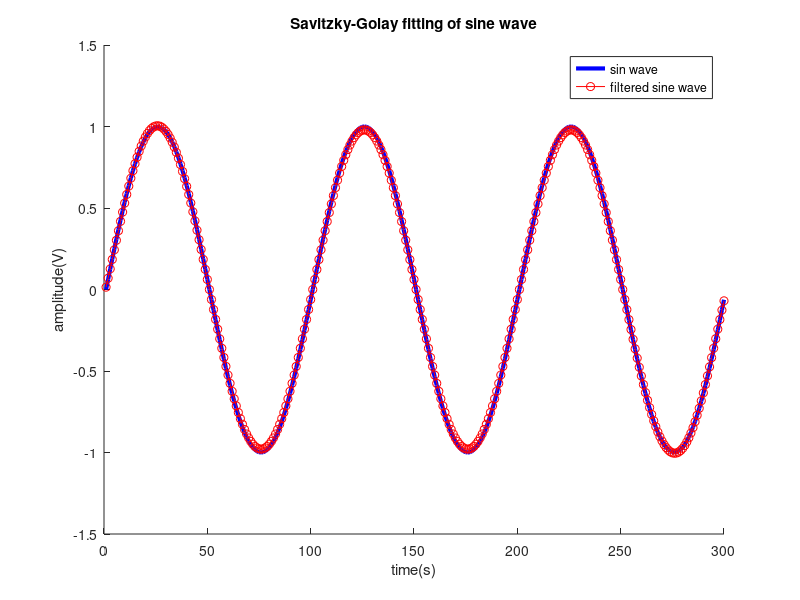

Write the MATLAB code that produced this figure.
clear;
clc;
close;
f=3; %frequency [Hz]
t=(0:1/(f*100):1);
a=1;    %amplitude [V]
phi=0;  %phase
y=a*sin(2*pi*f*t+phi);
% plot(t,y)
% xlabel('time(s)')
% ylabel('amplitude(V)')
c=sgolayfilt(y,5,99);

figure;
hold on;
plot(y(1,1:300),'-b','LineWidth',3);
plot(c(1,1:300),'-or');
title('Savitzky-Golay fitting of sine wave')
xlabel('time(s)')
ylabel('amplitude(V)')
legend('sin wave','filtered sine wave')
hold off;